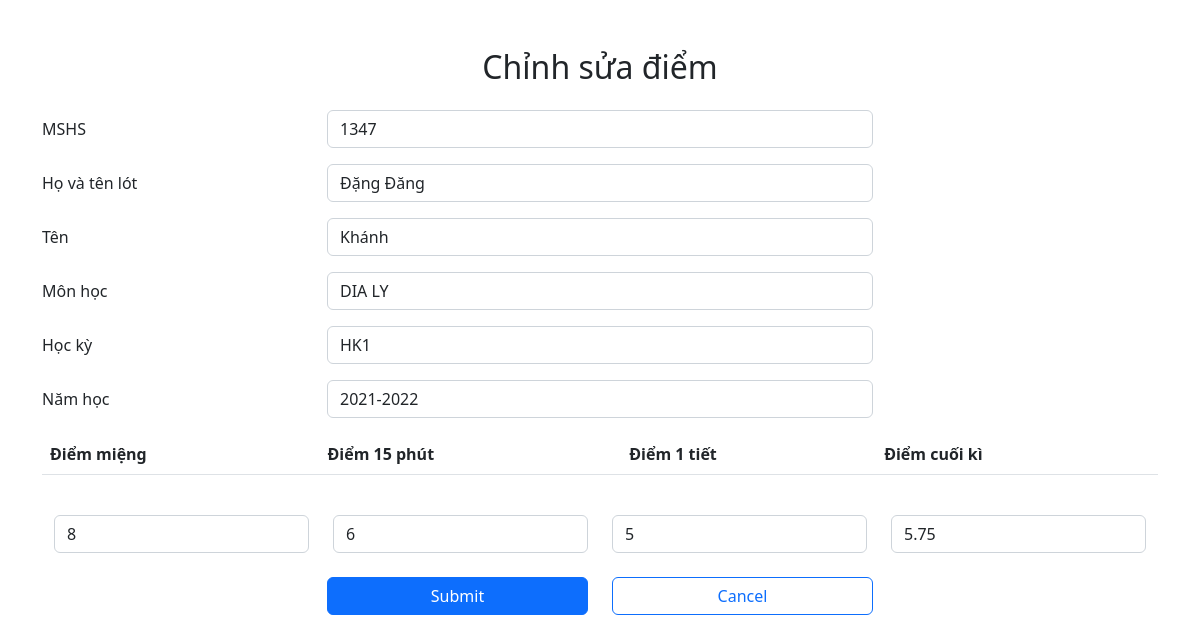
Page /Diem/UpdateDiem.php?MSHS=1347 on the committed database.
### tables this page shows
CREATE TABLE `kiemtra` (
  `MSHS` varchar(10) NOT NULL,
  `MonHoc` varchar(12) NOT NULL,
  `HocKy` varchar(12) NOT NULL,
  `NamHoc` varchar(12) NOT NULL,
  `KT_Mieng` float DEFAULT NULL,
  `KT_15phut` float DEFAULT NULL,
  `KT_1tiet` float DEFAULT NULL,
  `KT_CuoiKi` float DEFAULT NULL
);

CREATE TABLE `hocsinh` (
  `MSHS` varchar(10) NOT NULL,
  `HO_VA_TENLOT` varchar(15) NOT NULL,
  `TEN` varchar(15) NOT NULL,
  `Bdate` date DEFAULT NULL,
  `Address` varchar(30) DEFAULT NULL,
  `Sex` varchar(5) DEFAULT NULL
);

### Diem/UpdateDiem.php (the view, shortened to what this page needs)
<?php
  $servername = "localhost";
  $username = "root";
  $password = "";
  $database = "TruongTHCS";
 $connection = new mysqli($servername, $username, $password, $database);
 $MSHS="";
$HO_VA_TENLOT="";
$TEN="";
$MonHoc="";
$HocKy="";
$NamHoc="";
$KT_Mieng="";
$KT_15phut= "";
$KT_1tiet= "";
$KT_CuoiKi= "";
    if ($_SERVER['REQUEST_METHOD'] == 'GET'){
        $MSHS = $_GET["MSHS"];
        $sql = "select K.MSHS, H.HO_VA_TENLOT, H.TEN, K.MonHoc, K.HocKy, K.NamHoc, K.KT_Mieng, K.KT_15phut, K.KT_1tiet, K.KT_CuoiKi from kiemtra K LEFT JOIN hocsinh H ON K.MSHS = H.MSHS where K.MSHS = '$MSHS' ";
        $result = $connection->query($sql);
        $row = $result->fetch_assoc();
        $MSHS = $row["MSHS"];
        $HO_VA_TENLOT = $row["HO_VA_TENLOT"];
        $TEN = $row["TEN"];
        $MonHoc = $row["MonHoc"];
        $HocKy = $row["HocKy"];
        $NamHoc = $row["NamHoc"];
        $KT_Mieng = $row["KT_Mieng"];
        $KT_15phut = $row["KT_15phut"];
        $KT_1tiet = $row["KT_1tiet"];
        $KT_CuoiKi = $row["KT_CuoiKi"];
    }
?>
<!DOCTYPE html>
<html>
<head>
    <link rel="stylesheet"
          href="https://cdn.jsdelivr.net/npm/bootstrap@5.2.3/dist/css/bootstrap.min.css">
</head>
<body>
    <div class = "container my-5">
       <div class = "text-center mt-5 mb-4"> <h2> Chỉnh sửa điểm </h2> </div>
        <form method = "post">
            <div class = "row mb-3">
                <label class = "col-sm-3 col-form-label"> MSHS </label>
                <div class = "col-sm-6">
                    <input type = "text" class = "form-control" placeholder = "111"name = "MSHS" readonly value = "<?php echo $MSHS; ?>">
                </div>
            </div>
            <div class = "row mb-3">
                <label class = "col-sm-3 col-form-label"> Họ và tên lót </label>
                <div class = "col-sm-6">
                    <input type = "text" class = "form-control" placeholder = "Phan Trọng"name = "HO_VA_TENLOT" readonly value = "<?php echo $HO_VA_TENLOT; ?>">
                </div>
            </div>
            <div class = "row mb-3">
                <label class = "col-sm-3 col-form-label"> Tên </label>
                <div class = "col-sm-6">
                    <input type = "text" class = "form-control" placeholder = "Nhân" name = "TEN" readonly value = "<?php echo $TEN; ?>">
                </div>
            </div>
            <div class = "row mb-3">
                <label class = "col-sm-3 col-form-label"> Môn học </label>
                <div class = "col-sm-6">
                    <input type = "text" class = "form-control" name = "MonHoc" readonly value = "<?php echo $MonHoc; ?>">
                </div>
            </div>
            <div class = "row mb-3">
                <label class = "col-sm-3 col-form-label"> Học kỳ </label>
                <div class = "col-sm-6">
                    <input type = "text" class = "form-control" placeholder = "Quận 10" name = "HocKy" readonly value = "<?php echo $HocKy; ?>">
                </div>
            </div>
            <div class = "row mb-3">
                <label class = "col-sm-3 col-form-label"> Năm học </label>
                <div class = "col-sm-6">
                <input type = "select"  class = "form-control" name = "NamHoc" readonly value = "<?php echo $NamHoc; ?>">
                </div>
            </div>
            <table class = "table table-striped table">
            <thead>
            <tr>
                <th>Điểm miệng</th>
                <th>Điểm 15 phút</th>
                <th>Điểm 1 tiết</th>
                <th>Điểm cuối kì</th>
            </tr>
        </thead>
        </table>
        <br>
        <div class="container">
  <div class="row" form method = "post">
    <div class="col-md-3"> <input type = "text"   name = "KT_Mieng" class = "form-control" value = "<?php echo $KT_Mieng; ?>"> </div>
    <div class="col-md-3"> <input type = "text"   name = "KT_15phut" class = "form-control" value = "<?php echo $KT_15phut; ?>"> </div>
    <div class="col-md-3"> <input type = "text"   name = "KT_1tiet" class = "form-control" value = "<?php echo $KT_1tiet; ?>"> </div>
    <div class="col-md-3"> <input type = "text"   name = "KT_CuoiKi" class = "form-control" value = "<?php echo $KT_CuoiKi; ?>"> </div>
  </div>
</div>
            <div class = "row mb-3">
                <div class = "offset-sm-3 col-sm-3 d-grid">
                        <button type = "submit"  class = "btn btn-primary"> Submit
                </div>
                <div class = "col-sm-3 d-grid">
                 <a class="btn btn-outline-primary" href = "/SecondarySchool/Diem/index.php" role = "button"> Cancel</a>
                </div>
            </div>
    </div>
    </body>
</html>

### rows in the picture
kiemtra: MSHS "1347", MonHoc "DIA LY", HocKy "HK1", NamHoc "2021-2022", KT_Mieng "8", KT_15phut "6", KT_1tiet "5", KT_CuoiKi "5.75"
hocsinh: HO_VA_TENLOT "Đặng Đăng", TEN "Khánh"
